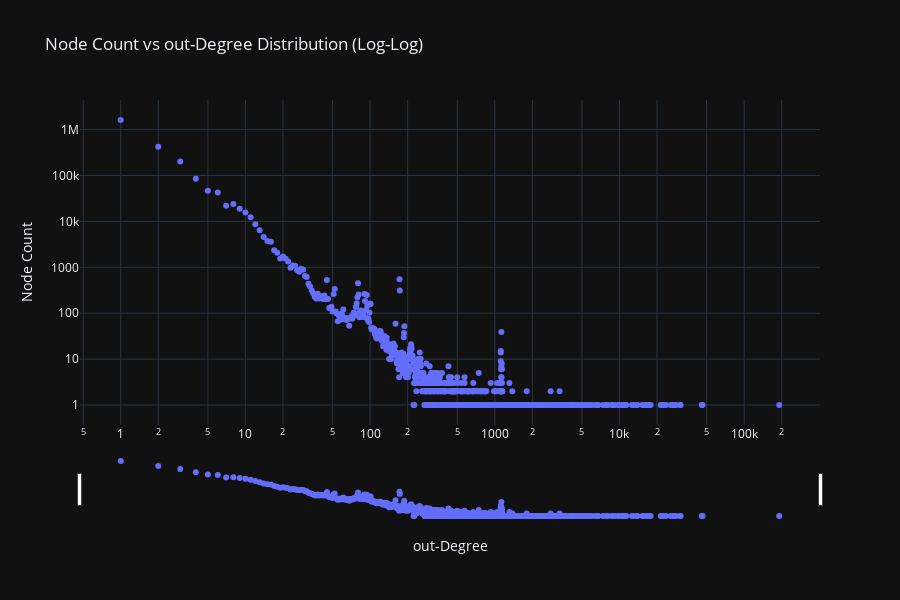

The code cell stored with this chart in its notebook:
### Code cell
import pandas as pd
import plotly.express as px


df = pd.read_csv(r'C:\Users\varun\OneDrive\Desktop\major\anomaly\newfolder\ord-out-c.txt', sep='\t')


degree_counts = df.groupby('outdegree').size().reset_index(name='node_count')
degree_counts = degree_counts.sort_values('outdegree')


fig = px.scatter(
    degree_counts,
    x='outdegree',
    y='node_count',
    title='Node Count vs out-Degree Distribution (Log-Log)',
    labels={'outdegree': 'out-Degree', 'node_count': 'Node Count'},
    log_x=True,
    log_y=True
)


fig.update_layout(
    xaxis=dict(
        rangeslider=dict(visible=True),
        type='log'
    ),
    yaxis=dict(type='log'),
    template='plotly_dark', 
    height=600
)


fig.show()

### Figure 1 — Plotly figure (JSON) as saved in the notebook; plotly's stock layout.template omitted (floating-point values rounded to 4 significant figures; data arrays with more than 128 entries replaced by an {"elided": "..."} marker saying what was removed)
{"data": [{"hovertemplate": "out-Degree=%{x}<br>Node Count=%{y}<extra></extra>", "legendgroup": "", "marker": {"color": "#636efa", "symbol": "circle"}, "mode": "markers", "name": "", "orientation": "v", "showlegend": false, "type": "scatter", "x": {"elided": "981 int values"}, "xaxis": "x", "y": {"elided": "981 int values"}, "yaxis": "y"}], "layout": {"height": 600, "legend": {"tracegroupgap": 0}, "title": {"text": "Node Count vs out-Degree Distribution (Log-Log)"}, "xaxis": {"anchor": "y", "domain": [0, 1], "rangeslider": {"visible": true}, "title": {"text": "out-Degree"}, "type": "log"}, "yaxis": {"anchor": "x", "domain": [0, 1], "title": {"text": "Node Count"}, "type": "log"}}}
